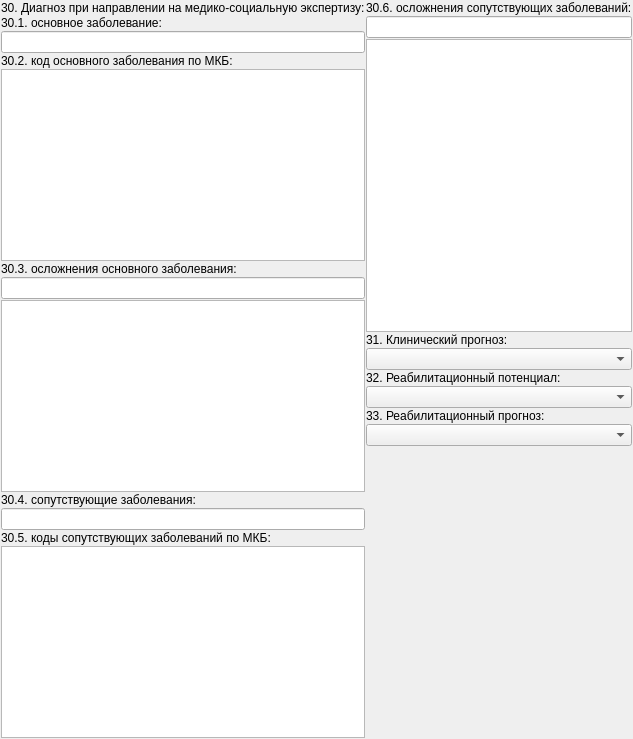
          <widget class="QWidget" name="tabDiagnosis">
           <attribute name="title">
            <string>Диагнозы</string>
           </attribute>
           <layout class="QGridLayout" name="gridLayout_54">
            <property name="margin">
             <number>1</number>
            </property>
            <property name="spacing">
             <number>1</number>
            </property>
            <item row="0" column="0">
             <layout class="QHBoxLayout" name="horizontalLayout_12">
              <item>
               <layout class="QGridLayout" name="gridLayout">
                <item row="4" column="0" colspan="2">
                 <widget class="CInDocTableView" name="tblDiagnosisDisease_30_2"/>
                </item>
                <item row="6" column="0" colspan="2">
                 <widget class="QLineEdit" name="edtDiagnosisDirectionMSI_30_3">
                  <property name="sizePolicy">
                   <sizepolicy hsizetype="Expanding" vsizetype="Fixed">
                    <horstretch>0</horstretch>
                    <verstretch>0</verstretch>
                   </sizepolicy>
                  </property>
                 </widget>
                </item>
                <item row="3" column="0" colspan="2">
                 <widget class="QLabel" name="lblDiagnosisDirectionMSI_30_2">
                  <property name="sizePolicy">
                   <sizepolicy hsizetype="Preferred" vsizetype="Fixed">
                    <horstretch>0</horstretch>
                    <verstretch>0</verstretch>
                   </sizepolicy>
                  </property>
                  <property name="text">
                   <string>30.2. код основного заболевания по МКБ:</string>
                  </property>
                 </widget>
                </item>
                <item row="9" column="0" colspan="2">
                 <widget class="QLineEdit" name="edtDiagnosisDirectionMSI_30_4">
                  <property name="sizePolicy">
                   <sizepolicy hsizetype="Expanding" vsizetype="Fixed">
                    <horstretch>0</horstretch>
                    <verstretch>0</verstretch>
                   </sizepolicy>
                  </property>
                 </widget>
                </item>
                <item row="2" column="0" colspan="2">
                 <widget class="QLineEdit" name="edtDiagnosisDirectionMSI_30_1">
                  <property name="sizePolicy">
                   <sizepolicy hsizetype="Expanding" vsizetype="Fixed">
                    <horstretch>0</horstretch>
                    <verstretch>0</verstretch>
                   </sizepolicy>
                  </property>
                 </widget>
                </item>
                <item row="10" column="0" colspan="2">
                 <widget class="QLabel" name="lblDiagnosisDirectionMSI_30_5">
                  <property name="sizePolicy">
                   <sizepolicy hsizetype="Preferred" vsizetype="Fixed">
                    <horstretch>0</horstretch>
                    <verstretch>0</verstretch>
                   </sizepolicy>
                  </property>
                  <property name="text">
                   <string>30.5. коды сопутствующих заболеваний по МКБ:</string>
                  </property>
                 </widget>
                </item>
                <item row="5" column="0" colspan="2">
                 <widget class="QLabel" name="lblDiagnosisDirectionMSI_30_3">
                  <property name="sizePolicy">
                   <sizepolicy hsizetype="Preferred" vsizetype="Fixed">
                    <horstretch>0</horstretch>
                    <verstretch>0</verstretch>
                   </sizepolicy>
                  </property>
                  <property name="text">
                   <string>30.3. осложнения основного заболевания:</string>
                  </property>
                 </widget>
                </item>
                <item row="8" column="0" colspan="2">
                 <widget class="QLabel" name="lblDiagnosisDirectionMSI_30_4">
                  <property name="sizePolicy">
                   <sizepolicy hsizetype="Preferred" vsizetype="Fixed">
                    <horstretch>0</horstretch>
                    <verstretch>0</verstretch>
                   </sizepolicy>
                  </property>
                  <property name="text">
                   <string>30.4. сопутствующие заболевания:</string>
                  </property>
                 </widget>
                </item>
                <item row="11" column="0" colspan="2">
                 <widget class="CInDocTableView" name="tblDiagnosisDisease_30_5"/>
                </item>
                <item row="1" column="0" colspan="2">
                 <widget class="QLabel" name="lblDiagnosisDirectionMSI_30_1">
                  <property name="sizePolicy">
                   <sizepolicy hsizetype="Preferred" vsizetype="Fixed">
                    <horstretch>0</horstretch>
                    <verstretch>0</verstretch>
                   </sizepolicy>
                  </property>
                  <property name="text">
                   <string>30.1. основное заболевание:</string>
                  </property>
                 </widget>
                </item>
                <item row="7" column="0" colspan="2">
                 <widget class="CInDocTableView" name="tblDiagnosisDisease_30_3"/>
                </item>
                <item row="0" column="0" colspan="2">
                 <widget class="QLabel" name="lblDiagnosisDirectionMSI_30">
                  <property name="sizePolicy">
                   <sizepolicy hsizetype="Preferred" vsizetype="Fixed">
                    <horstretch>0</horstretch>
                    <verstretch>0</verstretch>
                   </sizepolicy>
                  </property>
                  <property name="text">
                   <string>30. Диагноз при направлении на медико-социальную экспертизу:</string>
                  </property>
                 </widget>
                </item>
               </layout>
              </item>
              <item>
               <layout class="QGridLayout" name="gridLayout_26">
                <item row="2" column="0" colspan="2">
                 <widget class="CInDocTableView" name="tblDiagnosisDisease_30_6"/>
                </item>
                <item row="0" column="0" colspan="2">
                 <widget class="QLabel" name="lblDiagnosisDirectionMSI_30_6">
                  <property name="sizePolicy">
                   <sizepolicy hsizetype="Preferred" vsizetype="Fixed">
                    <horstretch>0</horstretch>
                    <verstretch>0</verstretch>
                   </sizepolicy>
                  </property>
                  <property name="text">
                   <string>30.6. осложнения сопутствующих заболеваний:</string>
                  </property>
                 </widget>
                </item>
                <item row="7" column="0" colspan="2">
                 <widget class="QLabel" name="lblRehabilitationPrognosis">
                  <property name="sizePolicy">
                   <sizepolicy hsizetype="Preferred" vsizetype="Fixed">
                    <horstretch>0</horstretch>
                    <verstretch>0</verstretch>
                   </sizepolicy>
                  </property>
                  <property name="text">
                   <string>33. Реабилитационный прогноз:</string>
                  </property>
                 </widget>
                </item>
                <item row="1" column="0" colspan="2">
                 <widget class="QLineEdit" name="edtDiagnosisDirectionMSI_30_6">
                  <property name="sizePolicy">
                   <sizepolicy hsizetype="Expanding" vsizetype="Fixed">
                    <horstretch>0</horstretch>
                    <verstretch>0</verstretch>
                   </sizepolicy>
                  </property>
                 </widget>
                </item>
                <item row="6" column="0" colspan="2">
                 <widget class="CStrComboBox" name="cmbRehabilitationPotential">
                  <property name="sizePolicy">
                   <sizepolicy hsizetype="Preferred" vsizetype="Fixed">
                    <horstretch>0</horstretch>
                    <verstretch>0</verstretch>
                   </sizepolicy>
                  </property>
                 </widget>
                </item>
                <item row="4" column="0" colspan="2">
                 <widget class="CStrComboBox" name="cmbClinicalPrognosis">
                  <property name="sizePolicy">
                   <sizepolicy hsizetype="Preferred" vsizetype="Fixed">
                    <horstretch>0</horstretch>
                    <verstretch>0</verstretch>
                   </sizepolicy>
                  </property>
                 </widget>
                </item>
                <item row="3" column="0" colspan="2">
                 <widget class="QLabel" name="lblClinicalPrognosis">
                  <property name="sizePolicy">
                   <sizepolicy hsizetype="Preferred" vsizetype="Fixed">
                    <horstretch>0</horstretch>
                    <verstretch>0</verstretch>
                   </sizepolicy>
                  </property>
                  <property name="text">
                   <string>31. Клинический прогноз:</string>
                  </property>
                 </widget>
                </item>
                <item row="5" column="0" colspan="2">
                 <widget class="QLabel" name="lblRehabilitationPotential">
                  <property name="sizePolicy">
                   <sizepolicy hsizetype="Preferred" vsizetype="Fixed">
                    <horstretch>0</horstretch>
                    <verstretch>0</verstretch>
                   </sizepolicy>
                  </property>
                  <property name="text">
                   <string>32. Реабилитационный потенциал:</string>
                  </property>
                 </widget>
                </item>
                <item row="8" column="0" colspan="2">
                 <widget class="CStrComboBox" name="cmbRehabilitationPrognosis">
                  <property name="sizePolicy">
                   <sizepolicy hsizetype="Preferred" vsizetype="Fixed">
                    <horstretch>0</horstretch>
                    <verstretch>0</verstretch>
                   </sizepolicy>
                  </property>
                 </widget>
                </item>
                <item row="9" column="0">
                 <spacer name="verticalSpacer_2">
                  <property name="orientation">
                   <enum>Qt::Vertical</enum>
                  </property>
                  <property name="sizeHint" stdset="0">
                   <size>
                    <width>20</width>
                    <height>40</height>
                   </size>
                  </property>
                 </spacer>
                </item>
               </layout>
              </item>
             </layout>
            </item>
           </layout>
          </widget>
